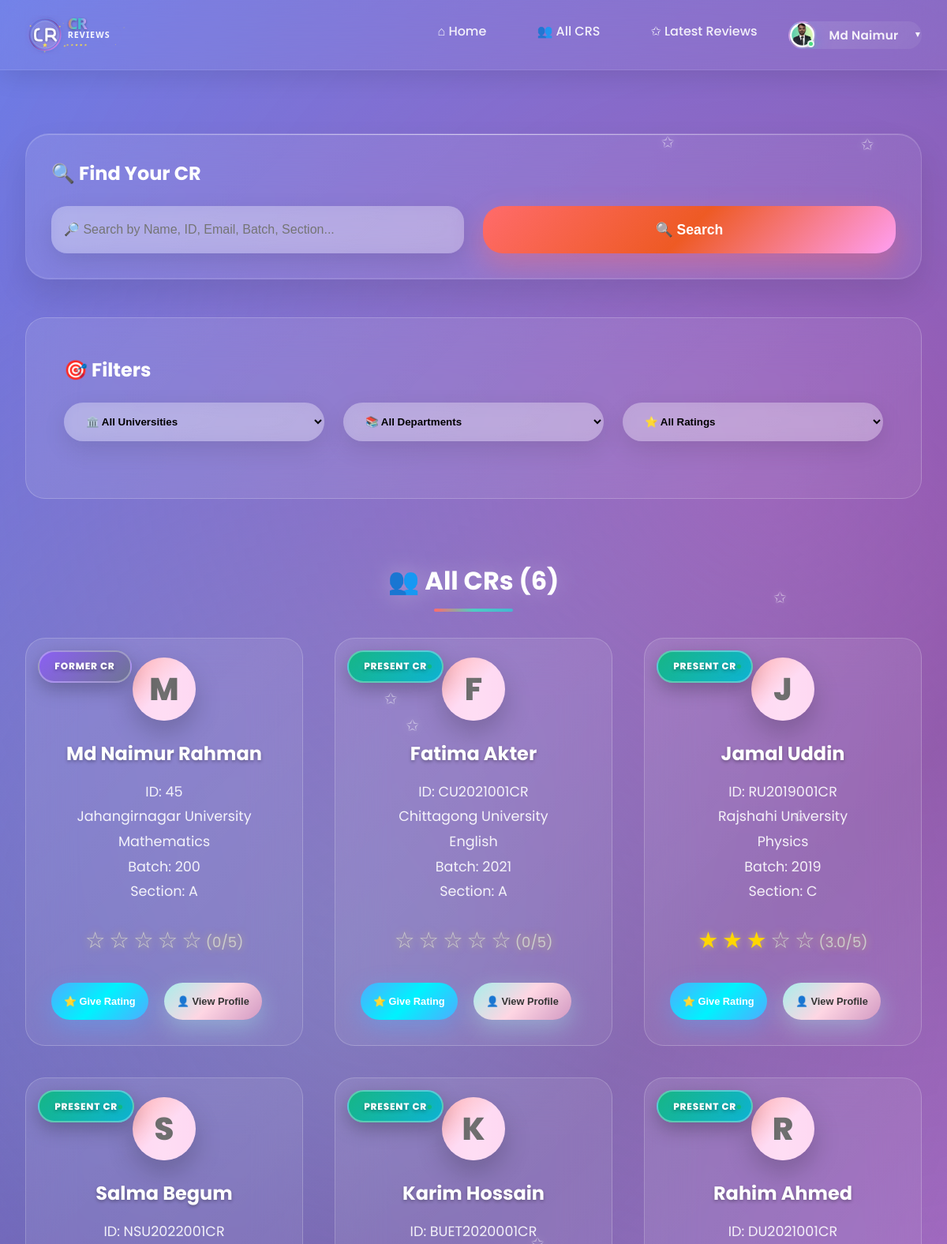
/all_cr/ (signed in, upper part), run on an earlier commit of the app's database.
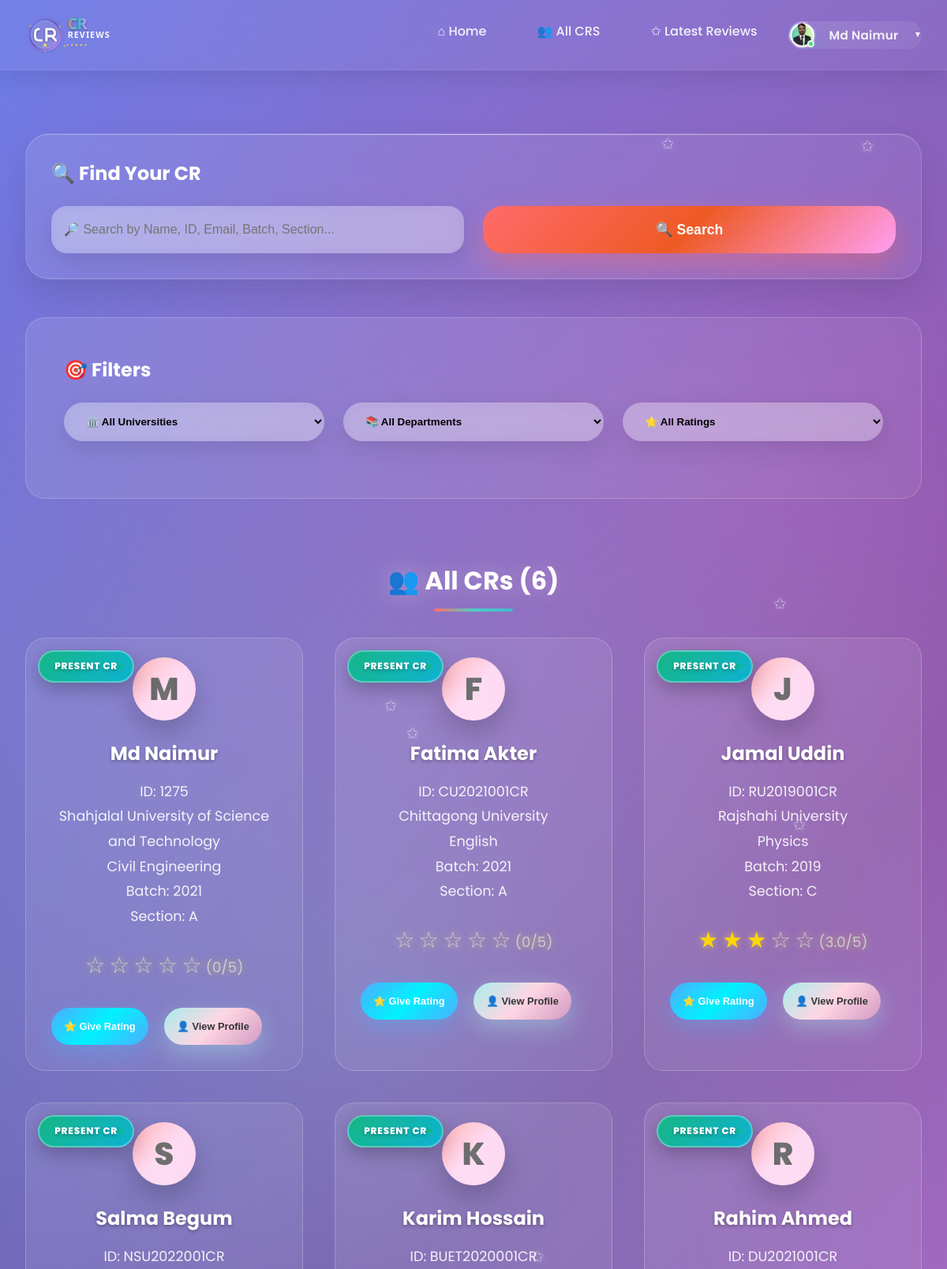
And on a later commit of the database.
### cr/models.py (models this page shows, shortened)
class CrProfile(models.Model):
    user=models.OneToOneField('userprofile.User', on_delete=models.CASCADE,related_name='user_profile')
    university=models.ForeignKey(University, on_delete=models.CASCADE,related_name='university_crs')
    department=models.ForeignKey(Department, on_delete=models.CASCADE,related_name='department_crs')
    cr_status = models.CharField(
    max_length=20,
    choices=[('Present', 'Present CR'), ('Former', 'Former CR')],
    default='Present'
    )
    profile_picture = models.ImageField(upload_to='cr_profile_pictures/', blank=True, null=True)
    name = models.CharField(max_length=100)
    gender = models.CharField(choices=[('M', 'Male'), ('F', 'Female')], max_length=1)
    email = models.EmailField(blank=True, null=True)
    phone = models.CharField(max_length=30, blank=True, null=True)
    st_id = models.CharField(max_length=50, unique=True)
    batch = models.CharField(max_length=20)
    dept_batch = models.CharField(max_length=20 , blank=True, null=True)
    section = models.CharField(max_length=10)
    bio = models.TextField(blank=True, null=True)
    date_of_birth = models.DateField(blank=True, null=True)
    slug = models.SlugField(unique=True, blank=True)
    facebook_url = models.URLField(default='https://www.facebook.com/')
    instagram_url = models.URLField(default='https://www.instagram.com/')
    linkedin_url = models.URLField(default='https://www.linkedin.com/')
    created_at=models.DateTimeField(auto_now_add=True)
    updated_at=models.DateTimeField(auto_now=True)
    deleted_at=models.DateTimeField(auto_now=True,blank=True,null=True)
    @property
    def average_rating(self):
        avg=self.cr_reviews.aggregate(Avg('rating'))['rating__avg']
        return round(avg,1) if avg else 0

class University(models.Model):
    Public = "Public"
    Private = "Private"
    university_type = [
        (Public,"Public"),
        (Private,"Private"),
    ]
    title =models.CharField(max_length=100,unique=True,blank=False,null=False)
    type =models.CharField(max_length=100,choices=university_type)
    address=models.CharField(max_length=150, blank=True, null=True)
    slug=models.SlugField(blank=True,unique=True)
    created_at=models.DateTimeField(auto_now_add=True)
    updated_at=models.DateTimeField(auto_now=True)
    daleted_at=models.DateTimeField(auto_now=True,blank=True,null=True)
    def __str__(self):
        return self.title

class Department(models.Model):
    university=models.ForeignKey(University, on_delete=models.CASCADE,related_name='departments')
    title=models.CharField(max_length=50,unique=True,blank=False,null=False)
    code=models.CharField(max_length=50,unique=True,blank=True,null=True)
    slug=models.SlugField(blank=True,unique=True)
    created_at=models.DateTimeField(auto_now_add=True)
    updated_at=models.DateTimeField(auto_now=True)
    daleted_at=models.DateTimeField(auto_now=True,blank=True,null=True)
    def __str__(self):
        return self.title

### cr/views.py (the view, shortened to what this page needs)
# urls.py: path('all_cr/',all_cr,name='all_cr'),
def all_cr(request):
    search_query = request.GET.get('search')
    university_filter = request.GET.get('university')
    department_filter = request.GET.get('department')
    rating_filter = request.GET.get('rating')
    crs = CrProfile.objects.all()
    if university_filter:
        crs = crs.filter(university__id=university_filter)
    if department_filter:
        crs = crs.filter(department__id=department_filter)
    if rating_filter:
        filtered_crs = []
        for cr in crs:
            avg_rating = cr.average_rating
            if rating_filter == '5' and avg_rating >= 4.5:
                filtered_crs.append(cr)
            elif rating_filter == '4' and 3.5 <= avg_rating < 4.5:
                filtered_crs.append(cr)
            elif rating_filter == '3' and 2.5 <= avg_rating < 3.5:
                filtered_crs.append(cr)
            elif rating_filter == '2' and 1.5 <= avg_rating < 2.5:
                filtered_crs.append(cr)
            elif rating_filter == '1' and avg_rating < 1.5:
                filtered_crs.append(cr)
        crs = filtered_crs
    else:
        crs = crs.order_by('-created_at')
    paginator = Paginator(crs, 9)
    page_number =  request.GET.get('page',1)
    try:
        crs = paginator.page(page_number)
    except PageNotAnInteger:
        crs = paginator.page(1)
    except EmptyPage:
        crs = paginator.page(1)
    universities = University.objects.all()
    departments = Department.objects.all()
    context={
        'cr':crs,
        'paginator':paginator,
        'universities':universities,
        'departments':departments,
        'university_filter':university_filter,
        'department_filter':department_filter,
        'rating_filter':rating_filter,
    }
    return render(request,'all_cr.html',context)

### templates/all_cr.html (shortened to what this page needs)
{% extends 'base.html' %}
{% load static %}
{% block content %}
    <div id="all-cr" class="page">
        <div class="container">
            <div class="search-section">
                <h3 style="color: white; margin-bottom: 1.5rem; font-size: 1.5rem; font-weight: 700;">🔍 Find Your CR</h3>
                <form method="GET" action="{% url 'all_cr' %}" class="search-bar">
                    <input
                        type="text"
                        name="search"
                        class="search-input"
                        placeholder="🔎 Search by Name, ID, Email, Batch, Section..."
                        value="{{ request.GET.search }}"
                    >
                    <button type="submit" class="search-btn">🔍 Search</button>
                </form>
            </div>
            <div class="filter-section">
                <h3 style="color: white; margin-bottom: 1.5rem; font-size: 1.5rem; font-weight: 700;">🎯 Filters</h3>
                <form method="GET" action="{% url 'all_cr' %}" id="filterForm">
                    <div class="filter-row">
                        <select name="university" class="filter-select" onchange="this.form.submit()">
                            <option value="">🏛️ All Universities</option>
                        </select>
                        <select name="department" class="filter-select" onchange="this.form.submit()">
                            <option value="">📚 All Departments</option>
                        </select>
                        <select name="rating" class="filter-select" onchange="this.form.submit()">
                            <option value="">⭐ All Ratings</option>
                        </select>
                    </div>
                </form>
            </div>
            <div class="section">
                <h2 class="section-title">
                    {% if request.GET.search or request.GET.university or request.GET.department or request.GET.rating %}
                        🎯 {{ cr.paginator.count }} CR{{ cr.paginator.count|pluralize }} found
                    {% else %}
                        👥 All CRs ({{ cr.paginator.count }})
                    {% endif %}
                </h2>
                {% if cr %}
                    <div class="grid">
                        {% for cr_item in cr %}
                            {% with cr=cr_item %}
                                {% include "cr_card.html" %}
                            {% endwith %}
                        {% endfor %}
                    </div>
                {% endif %}
            </div>
        </div>
    </div>
{% endblock content %}

### templates/cr_card.html
<div class="card">
  <div class="cr-status-badge {{ cr.cr_status|lower }}">
    {% if cr.cr_status == 'Present' %}
      <span class="badge-text">Present CR</span>
    {% else %}
      <span class="badge-text">Former CR</span>
    {% endif %}
  </div>
  <div class="profile-photo">
    {% if cr.profile_picture %}
    <img src="{{ cr.profile_picture.url }}" alt="{{ cr.name }}" />
    {% else %}
    <span>{{ cr.name|first|upper }}</span>
    {% endif %}
  </div>
  <div class="cr-name">{{cr.name}}</div>
  <div class="cr-details">
    ID: {{cr.st_id}}<br />
    {{cr.university}}<br />
    {{cr.department}}<br />
    Batch: {{cr.batch}}<br />
    Section: {{cr.section}}<br />
  </div>
  <div class="rating">
    {% for i in "12345" %} {% if forloop.counter <= cr.average_rating %}
    <span class="star filled">★</span>
    {% else %}
    <span class="star">☆</span>
    {% endif %} {% endfor %}
    <span class="star_avg">({{ cr.average_rating }}/5)</span>
  </div>
  <button
    class="btn"
    onclick="openRatingModal('{{ cr.slug }}', '{{ cr.name }}')">
    ⭐ Give Rating
  </button>
  <button
    class="btn btn-secondary"
    onclick="window.location.href='{% url 'cr_profile' cr.slug %}'">
    👤 View Profile
  </button>
</div>

What changed in the data, as far as the page shows it:
removed CrProfile: cr_status "FORMER CR", name|first "M", name "Md Naimur Rahman", st_id "45", university "Jahangirnagar University", department "Mathematics", batch "200", section "A", average_rating "0"
added CrProfile: cr_status "PRESENT CR", name|first "M", name "Md Naimur", st_id "1275", university "Shahjalal University of Science and Technology", department "Civil Engineering", batch "2021", section "A", average_rating "0"
